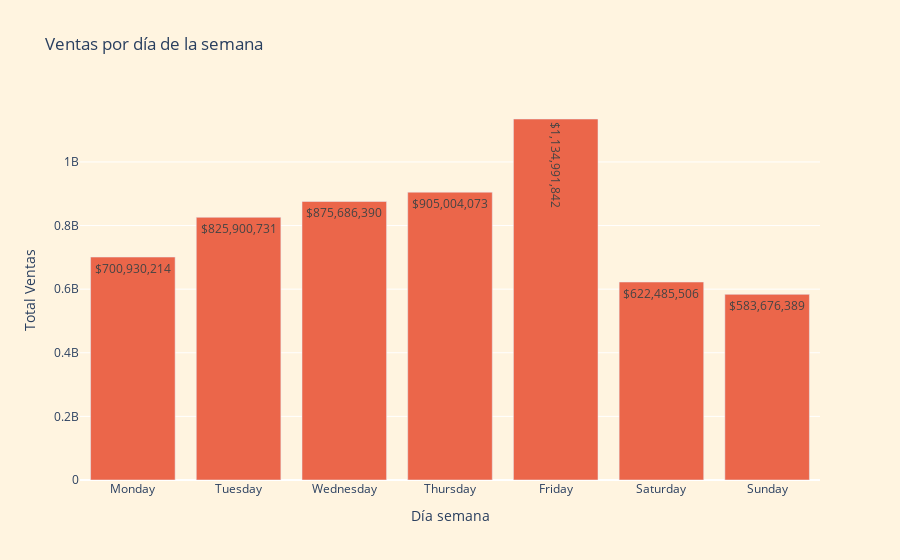

This figure's notebook cell:
### Code cell
# Procesar datos y agrupar por franja horaria
ventas_dia_semana = (data
    .groupby('dia_semana')['Venta'].sum()
    .reset_index(name='Total_Ventas')
)

# Crear el gráfico
fig = px.bar(ventas_dia_semana, x='dia_semana', y='Total_Ventas', 
             title='Ventas por día de la semana', labels={'Total_Ventas': 'Total Ventas', 'dia_semana': 'Día semana'}, 
             text=ventas_dia_semana['Total_Ventas'].apply(lambda x: f"${x:,.0f}"))
fig.update_traces(marker=dict(color='#EB664A'))
fig.update_layout(plot_bgcolor='#FFF4E0', 
                  paper_bgcolor='#FFF4E0')

# Mostrar el gráfico
fig.show()

### Figure 1 — Plotly figure (JSON) as saved in the notebook; plotly's stock layout.template omitted (floating-point values rounded to 4 significant figures)
{"data": [{"alignmentgroup": "True", "hovertemplate": "Día semana=%{x}<br>Total Ventas=%{y}<br>text=%{text}<extra></extra>", "legendgroup": "", "marker": {"color": "#EB664A", "pattern": {"shape": ""}}, "name": "", "offsetgroup": "", "orientation": "v", "showlegend": false, "text": ["$700,930,214", "$825,900,731", "$875,686,390", "$905,004,073", "$1,134,991,842", "$622,485,506", "$583,676,389"], "textposition": "auto", "type": "bar", "x": ["Monday", "Tuesday", "Wednesday", "Thursday", "Friday", "Saturday", "Sunday"], "xaxis": "x", "y": [700930214, 825900731, 875686390, 905004073, 1134991842, 622485506, 583676389], "yaxis": "y"}], "layout": {"barmode": "relative", "legend": {"tracegroupgap": 0}, "paper_bgcolor": "#FFF4E0", "plot_bgcolor": "#FFF4E0", "title": {"text": "Ventas por día de la semana"}, "xaxis": {"anchor": "y", "domain": [0, 1], "title": {"text": "Día semana"}}, "yaxis": {"anchor": "x", "domain": [0, 1], "title": {"text": "Total Ventas"}}}}
